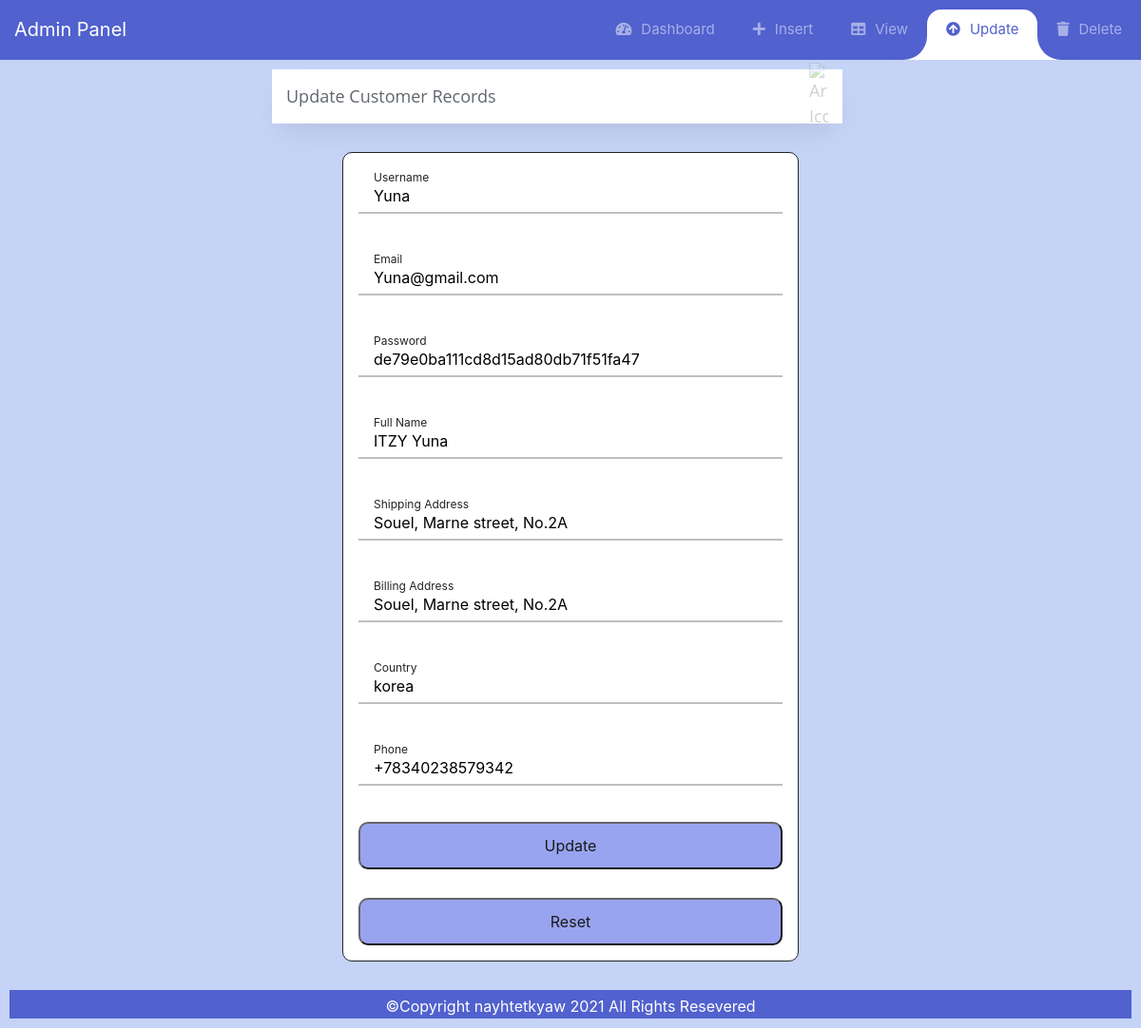
Screenshot of /admin/customer_update.php?idCustomer=7 with the database file from the repository.
### tables this page shows
CREATE TABLE `Customers` (
  `idCustomer` int NOT NULL AUTO_INCREMENT,
  `username` varchar(45) NOT NULL,
  `email` varchar(50) NOT NULL,
  `password` varchar(225) NOT NULL,
  `full_name` varchar(50) NOT NULL,
  `address` varchar(225) NOT NULL,
  `billing_address` varchar(45) DEFAULT NULL,
  `country` varchar(45) NOT NULL,
  `phone` varchar(45) NOT NULL,
  PRIMARY KEY (`idCustomer`)
);

### admin/customer_update.php (the view, shortened to what this page needs)
<?php
    $dsn = 'mysql:dbname=Ecomm;host=localhost';
    $dbuser ='root';
    $dbPassword ='Security-sql1122';
    try{
        $connection = new PDO($dsn , $dbuser, $dbPassword);
    }catch(PDOException $e){
        $_SESSION['messages'][] = 'Connection failed!' . $e->getMessage();
        header('Location:index.php');
    }
   if(isset($_GET['idCustomer'])){
    $ID = $_GET['idCustomer'];
    $statement = "SELECT * FROM Customers WHERE idCustomer='$ID' ";
    $result = $connection->query($statement);
        foreach($result as $row){
            $username = $row['username'];
            $email = $row['email'];
            $password  = md5($row['password']);
            $full_name = $row['full_name'];
            $ship_address = $row['address'];
            $bill_address = $row['billing_address'];
            $country = $row['country'];
            $phone = $row['phone'];
        }
    }
?>
<!DOCTYPE html>
<html lang="en">
<head>
    <link rel='stylesheet' href='https://stackpath.bootstrapcdn.com/bootstrap/4.3.1/css/bootstrap.min.css'>
    <link rel='stylesheet' href='https://cdnjs.cloudflare.com/ajax/libs/font-awesome/5.10.2/css/all.css'>
    <link rel="stylesheet" href="nav/style.css">
</head>
<body>
    <nav class="navbar navbar-expand-custom navbar-mainbg">
            <a class="navbar-brand navbar-logo" href="#">Admin Panel</a>
            <div class="collapse navbar-collapse" id="navbarSupportedContent">
                <ul class="navbar-nav ml-auto">
                    <div class="hori-selector">
                        <div class="left"></div>
                        <div class="right"></div>
                    </div>
                    <li class="nav-item">
                        <a class="nav-link" href=""><i class="fas fa-tachometer-alt"></i>Dashboard</a>
                    </li>
                    <li class="nav-item">
                        <a class="nav-link" href="product_insert.php"><i class="fa fa-plus"></i>Insert</a>
                    </li>
                    <li class="nav-item">
                        <a class="nav-link" href="product_view.php"><i class="fa fa-table"></i>View</a>
                    </li>
                    <li class="nav-item active">
                        <a class="nav-link" href="customer_update.php"><i class="fa fa-arrow-circle-up"></i>Update</a>
                    </li>
                    <li class="nav-item">
                        <a class="nav-link" href="product_delete.php"><i class="fa fa-trash"></i>Delete</a>
                    </li>
                </ul>
            </div>
        </nav>
        <div class='main-body'>
            <div class="option">
                <div class="select-box">
                    <div class="select-box__current" tabindex="1">
                        <div class="select-box__value">
                            <p class="select-box__input-text">Update Customer Records</p>
                        </div>
                        <img class="select-box__icon" src="http://cdn.onlinewebfonts.com/svg/img_295694.svg" alt="Arrow Icon" aria-hidden="true"/>
                    </div>
                 </div>
            </div>
            <form class='form' enctype="multipart/form-data" method="POST" action="">
            <div class="container">
                <label class="field field_v1">
                    <input class="field__input" type="text" name='username' value="<?php echo $username; ?>" placeholder="e.g username">
                        <span class="field__label-wrap">
                            <span class="field__label">Username</span>
                        </span>
                </label>
                <label class="field field_v1">
                    <input class="field__input" type="text" value="<?php echo $email; ?>" name='email' placeholder="e.g example@gmail.com">
                        <span class="field__label-wrap">
                            <span class="field__label">Email</span>
                        </span>
                </label>
                <label class="field field_v1">
                    <input class="field__input" type="text" value="<?php echo $password; ?>" name='password' placeholder="user's new password">
                        <span class="field__label-wrap">
                            <span class="field__label">Password</span>
                        </span>
                </label>
                <label class="field field_v1">
                    <input class="field__input" type="text" value="<?php echo $full_name; ?>" name='full_name' placeholder="e.g Stephen Hawking">
                        <span class="field__label-wrap">
                            <span class="field__label">Full Name</span>
                        </span>
                </label>
                <label class="field field_v1">
                    <input class="field__input" type="text" value="<?php echo $ship_address; ?>" name='ship_address' placeholder="e.g Yangon,Hlae Dan, Pyay road, No.29">
                        <span class="field__label-wrap">
                            <span class="field__label">Shipping Address</span>
                        </span>
                </label>
                <label class="field field_v1">
                    <input class="field__input" value="<?php echo $bill_address; ?>" name='bill_address' placeholder="e.g Yangon, Hlae Dan">
                        <span class="field__label-wrap">
                            <span class="field__label">Billing Address</span>
                        </span>
                </label>
                <label class="field field_v1">
                    <input class="field__input" value="<?php echo $country; ?>" name='country' placeholder="e.g. Myanmar">
                        <span class="field__label-wrap">
                            <span class="field__label">Country</span>
                        </span>
                </label>
                <label class="field field_v1">
                    <input class="field__input" value="<?php echo $phone; ?>" name='phone' placeholder="e.g. +959xxxxxxxxx">
                        <span class="field__label-wrap">
                            <span class="field__label">Phone</span>
                        </span>
                </label>
                <button type="submit" name="submit" value="update">
                    Update
                </button>
                <button type="botton" name="reset" value="clear">
                    Reset
                </button>
            </div>
            </form>
            <div class="footer">
                <p>&copy;Copyright nayhtetkyaw 2021 All Rights Resevered</p>
            </div>
        </div>
    </body>
</html>

### admin/nav/style.css (style rules this page uses)
* { margin: 0; padding: 0; }
i { margin-right: 10px; }
.navbar-logo { padding: 15px; color: #fff; }
.navbar-mainbg { background-color: #5161ce; padding: 0px; }
#navbarSupportedContent { overflow: hidden; position: relative; }
#navbarSupportedContent ul { padding: 0px; margin: 0px; }
#navbarSupportedContent ul li a i { margin-right: 10px; }
#navbarSupportedContent li { list-style-type: none; float: left; }
#navbarSupportedContent ul li a { color: rgba(255, 255, 255, 0.5); text-decoration: none; font-size: 15px; display: block; padding: 20px 20px; transition-duration: 0.6s; transition-timing-function: cubic-bezier(0.68, -0.55, 0.265, 1.55); position: relative; }
#navbarSupportedContent>ul>li.active>a { color: #5161ce; background-color: transparent; transition: all 0.7s; }
.hori-selector { display: inline-block; position: absolute; height: 100%; top: 0px; left: 0px; transition-duration: 0.6s; transition-timing-function: cubic-bezier(0.68, -0.55, 0.265, 1.55); background-color: #fff; border-top-left-radius: 15px; border-top-right-radius: 15px; margin-top: 10px; }
.hori-selector .right, .hori-selector .left { position: absolute; width: 25px; height: 25px; background-color: #fff; bottom: 10px; }
.hori-selector .right { right: -25px; }
.hori-selector .left { left: -25px; }
.hori-selector .right:before, .hori-selector .left:before { content: ''; position: absolute; width: 50px; height: 50px; border-radius: 50%; background-color: #5161ce; }
.hori-selector .right:before { bottom: 0; right: -25px; }
.hori-selector .left:before { bottom: 0; left: -25px; }
@media (min-width: 992px) { .navbar-expand-custom { -ms-flex-flow: row nowrap; flex-flow: row nowrap; -ms-flex-pack: start; justify-content: flex-start; } }
@media (min-width: 992px) { .navbar-expand-custom .navbar-nav { -ms-flex-direction: row; flex-direction: row; } }
@media (min-width: 992px) { .navbar-expand-custom .navbar-collapse { display: -ms-flexbox!important; display: flex!important; -ms-flex-preferred-size: auto; flex-basis: auto; } }

### rows the page displays
customers: username "Yuna", email "Yuna@gmail.com", password "de79e0ba111cd8d15ad80db71f51fa47", full_name "ITZY Yuna", ship_address "Souel, Marne street, No.2A", bill_address "Souel, Marne street, No.2A", country "korea", phone "+78340238579342"
